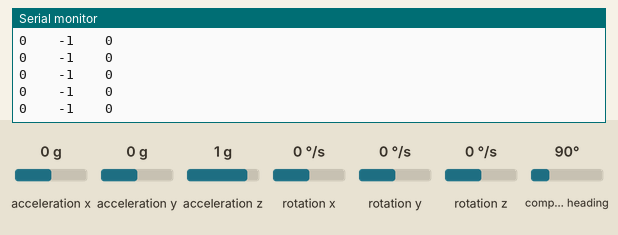
Recording of a sketch running on a simulated Arduino Uno, built with avr-gcc and run on an emulated ATmega328P. Shown: the last lines printed to the serial monitor. Wiring (inferred from the names in the program): HMC5883L compass at I2C address 0x1E; MPU-6050 motion sensor at I2C address 0x68. The inputs (shaded band) are chosen by the test bench; at power-on: acceleration x 0 g, acceleration y 0 g, acceleration z 1 g, rotation x 0 °/s, rotation y 0 °/s, rotation z 0 °/s, compass heading 90°.

Above: at 1.2 s.
1.3 s: acceleration x set to -1.4 g
At 2.1 s:
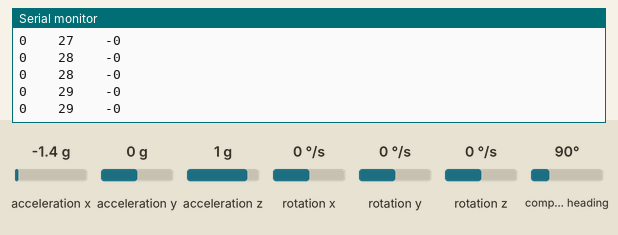
4.3 s: acceleration y set to -1.4 g
At 5.3 s:
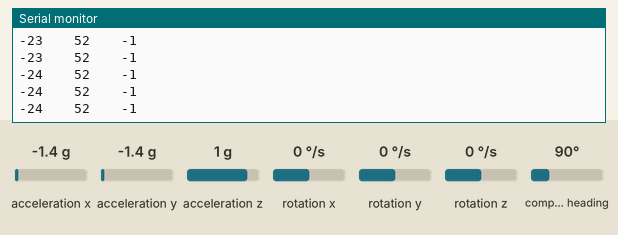
5.8 s: acceleration z set to -1.4 g
At 6.9 s:
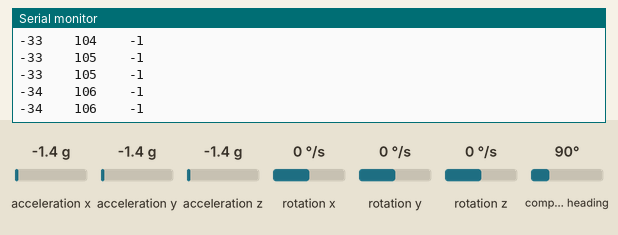
7.3 s: rotation x set to -192 °/s
At 7.9 s:
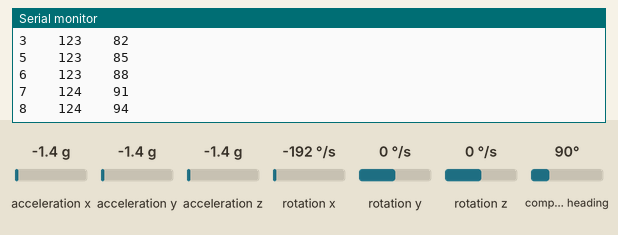
8.8 s: rotation y set to -192 °/s
At 9.4 s:
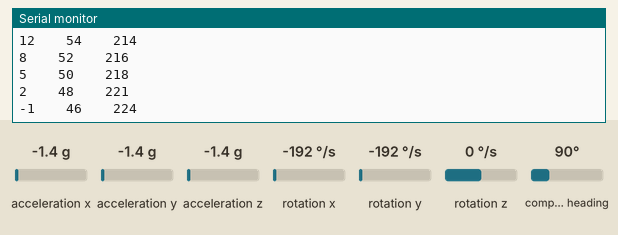
Timing chart, 0 to 11.8 s (numbered marks = the images above; inputs shaded):
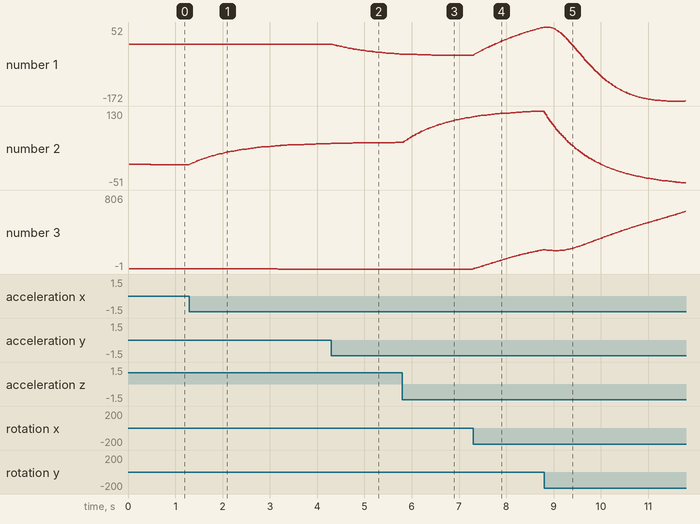

The sketch:

SensorRead_jura_kutevi_komplementarni.ino
```cpp
#include <Wire.h>
#include "config.h"

unsigned long time,sTime,ms,interval,vrijeme1,vrijeme2,brojac;
byte prviput;
float dT;
float gx,gy,gz,dgyr_pitch,dgyr_roll,gyr_yaw,comp_pitch,comp_roll,k;


//###############################
//###       Main program      ###
//###############################

void setup()
{
  Serial.begin(57600);
  Wire.begin();
  initSensors();
  sTime=millis();
  vrijeme1=0;
  dT=0.02;
  interval=20000;
  brojac=0;
  prviput=1;
  k=0.98;

}

void loop()
{
  vrijeme2=micros();

  if(vrijeme2-vrijeme1>interval){
    vrijeme1=vrijeme2;
    readSensor();
  }
//  readSensor();
//  delay(20);

}
```

I2C.ino
```cpp
void writeTo(int DEVICE, byte address, byte val)
{
  Wire.beginTransmission(DEVICE);
  Wire.write(address);
  Wire.write(val);
  Wire.endTransmission();
}

void readFrom(int DEVICE, byte address, int num, byte data[])
{
  Wire.beginTransmission(DEVICE);
  Wire.write(address);
  Wire.endTransmission();

  Wire.requestFrom(DEVICE, num);

  int i = 0;
  while(Wire.available() && i<num)
  {
    data[i]=Wire.read();
    i++;
  }
  Wire.endTransmission();
}

void initSensors()
{
//  byte temp[0];
//  readFrom(MPU, BYPASS, 1, temp); // Reads from the address 55
//  Serial.print(temp[0]);
//  temp[0] |= 0x01;                   // enables i2c bypass
//  Serial.print(temp[0]);
  writeTo(MPU, PWR_MGMT, 0x00); // Resets the sensor and puts into wake up mode
  writeTo(MPU, BYPASS, 0x02);     // writes to address 55
  writeTo(MPU, USR_CTRL, 0x00);   // disables aux i2c
  delay(10);
  writeTo(MPU, CONFIG, 0x00); // 0-6 => sets the dlpf, 0->disable, ..., 6->5Hz
  writeTo(MPU, GYRO_CONFIG, 0x00); // 0x00, 0x08, 0x10, 0x18 => 250, 500, 1000, 2000 deg/s
  writeTo(MPU, ACCEL_CONFIG, 0x00); // 0x00, 0x08, 0x10, 0x18 => 2, 4, 8, 16g
  writeTo(HMC5883L, CONFIG_A, 0x70); // [6:5] samples averaged (00=1, 01=2, 10=4, 11=8), [4:2] rate
  writeTo(HMC5883L, CONFIG_B, 0xA0); // [7:5] gain (0.88, 1.3, 1.9, 2.5, 4.0, 4.7, 5.6, 8.1), rest => 0
  writeTo(HMC5883L, MODE_REG, 0x00); // [1:0] operating mode single (01) or continuous mode (00)
}

void readSensor()
{
  byte readings_gyro_accel[13];
  float data_gyro_accel[6];
  readFrom(MPU, ACCEL_XOUT_H, 14, readings_gyro_accel);

  data_gyro_accel[0] = readings_gyro_accel[0]<<8 | readings_gyro_accel[1];
  data_gyro_accel[1] = readings_gyro_accel[2]<<8 | readings_gyro_accel[3];
  data_gyro_accel[2] = readings_gyro_accel[4]<<8 | readings_gyro_accel[5];
  data_gyro_accel[3] = readings_gyro_accel[6]<<8 | readings_gyro_accel[7];
  data_gyro_accel[4] = readings_gyro_accel[8]<<8 | readings_gyro_accel[9];
  data_gyro_accel[5] = readings_gyro_accel[10]<<8 | readings_gyro_accel[11];
  data_gyro_accel[6] = readings_gyro_accel[12]<<8 | readings_gyro_accel[13];

  byte readings_mag[5];
  float data_mag[2];
  readFrom(HMC5883L, DATA_OUTPUT_X_H, 6, readings_mag);

  data_mag[0] = readings_mag[0]<<8 | readings_mag[1];
  data_mag[1] = readings_mag[2]<<8 | readings_mag[3];
  data_mag[2] = readings_mag[4]<<8 | readings_mag[5];
  //time = millis();
 /* brojac=brojac+1;

  ms=time-sTime;
  sTime=time;*/

  float norma=sqrt(pow(data_gyro_accel[1],2)+pow(data_gyro_accel[2],2)+pow(data_gyro_accel[0],2));
  float ax=data_gyro_accel[0]/norma;
  float ay=data_gyro_accel[1]/norma;
  float az=data_gyro_accel[2]/norma;
  float acc_roll=atan2(-ax,az)*(180/3.14);
  float acc_pitch=atan2(ay,sqrt(pow(ax,2)+pow(az,2)))*(180/3.14);


  if (prviput) {
    comp_pitch=acc_pitch;
    comp_roll=acc_roll;
    gyr_yaw=0;
    prviput=0;
  }

  gx=data_gyro_accel[4]/131.0-(-0.55);
  gy=data_gyro_accel[5]/131.0-(1.35);
  gz=data_gyro_accel[6]/131.0;

  dgyr_roll=gy;
  dgyr_pitch=gx*cos(comp_roll*(3.1415/180))+gz*sin(comp_roll*(3.1415/180));
  gyr_yaw=gyr_yaw+(gy*sin(comp_pitch*(3.1415/180))+gz*cos(comp_roll*(3.1415/180))*cos(comp_pitch*(3.1415/180))-gx*cos(comp_pitch*(3.1415/180))*sin(comp_roll*(3.1415/180)))*dT;


 comp_roll=k*(comp_roll+dgyr_roll*dT)+(1-k)*(acc_roll);
 comp_pitch=k*(comp_pitch+dgyr_pitch*dT)+(1-k)*(acc_pitch);


// Serial.print(data_gyro_accel[0]/16384.0,1);
// Serial.print(","); Serial.print(data_gyro_accel[1]/16384.0,1);
// Serial.print(","); Serial.println(data_gyro_accel[2]/16384.0,1);Serial.print(",");
  Serial.print(comp_pitch,0);
   Serial.print("    ");
     Serial.print(comp_roll,0);
   Serial.print("    ");
  Serial.println(gyr_yaw,0); //x
  //

  /* Serial.print(","); Serial.print(acc_roll,4);
    Serial.print(","); Serial.print(acc_pitch,4);
  Serial.print(","); Serial.print(brojac%10);//y
  Serial.print(","); Serial.println(ms%100);//y*/


}
```

config.h
```cpp
//################################
//###     MPU-6050 defines     ###
//################################

#define MPU 0x68 // MPU-6050 I2C address
#define CONFIG 0x1A // [5:3] EXT_SYNC_SET, [2:0] DigitalLowPassFilter
#define GYRO_CONFIG 0x1B // [4:3] FS_SEL Select gyro range 0->250, 1->500, 2->1000, 3->2000 deg/s
#define ACCEL_CONFIG 0x1C // [4:3] AFS_SEL Select gyro range 0->2g, 1->4g, 2->8g, 3->16g
#define BYPASS 0x37 // Used to bypass to auxiliary I2C
#define ACCEL_XOUT_H 0x3B // Accel x reading [15:8]
#define ACCEL_XOUT_L 0x3C // Accel x reading [7:0]
#define ACCEL_YOUT_H 0x3D // Accel y reading [15:8]
#define ACCEL_YOUT_L 0x3E // Accel y reading [7:0]
#define ACCEL_ZOUT_H 0x3F // Accel z reading [15:8]
#define ACCEL_ZOUT_L 0x40 // Accel z reading [7:0]
#define TEMP_OUT_H 0x41 // Temperature measurement [15:8]
#define TEMP_OUT_L 0x42 // Temperature measurement [7:0]
#define GYRO_XOUT_H 0x43 // Gyro x reading [15:8]
#define GYRO_XOUT_L 0x44 // Gyro x reading [7:0]
#define GYRO_YOUT_H 0x45 // Gyro y reading [15:8]
#define GYRO_YOUT_L 0x46 // Gyro y reading [7:0]
#define GYRO_ZOUT_H 0x47 // Gyro z reading [15:8]
#define GYRO_ZOUT_L 0x48 // Gyro z reading [7:0]
#define SIGNAL_PATH_RESET 0x68 // [2] Gyro reset, [1] Accel reset, [0] Temp reset
#define USR_CTRL 0x6A // [0] Reset all
#define PWR_MGMT 0x6B // [7] device_reset, [6] sleep {1 for sleep}

//################################
//###     HMC5883L defines     ###
//################################

#define HMC5883L 0x1E
#define CONFIG_A 0x00 // Configuration register A
#define CONFIG_B 0x01 // Configuration register B
#define MODE_REG 0x02 // Mode configuration register
#define DATA_OUTPUT_X_H 0x03 // MSB X Data register
#define DATA_OUTPUT_X_L 0x04 // LSB X Data register
#define DATA_OUTPUT_Z_H 0x05 // MSB Z Data register
#define DATA_OUTPUT_Z_L 0x06 // LSB Z Data register
#define DATA_OUTPUT_Y_H 0x07 // MSB Y Data register
#define DATA_OUTPUT_y_L 0x08 // LSB Y Data register
#define STATUS 0x09 // Status register
#define ID_A 0x10 // Id register A
#define ID_B 0x11 // Id register B
#define ID_C 0x12 // Id register C
```

Measured:
- after the input at 1.3 s, the serial monitor: prints a new line at once (image 1)
- after the input at 4.3 s, the serial monitor: prints a new line at once (image 2)
- after the input at 5.8 s, the serial monitor: prints a new line at once (image 3)
- plotted number 1: 0 → -30 after the input at 4.3 s
- plotted number 2: -1 → 51 after the input at 1.3 s, 53 → 116 after the input at 5.8 s
